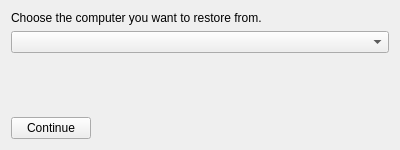
<?xml version="1.0" encoding="UTF-8"?>
<ui version="4.0">
 <class>ChooseComputerDialog</class>
 <widget class="QDialog" name="ChooseComputerDialog">
  <property name="geometry">
   <rect>
    <x>0</x>
    <y>0</y>
    <width>400</width>
    <height>150</height>
   </rect>
  </property>
  <property name="minimumSize">
   <size>
    <width>400</width>
    <height>150</height>
   </size>
  </property>
  <property name="windowTitle">
   <string>Choose Computer - Blobbackup</string>
  </property>
  <layout class="QVBoxLayout" name="verticalLayout">
   <item>
    <widget class="QLabel" name="heading_label">
     <property name="text">
      <string>Choose the computer you want to restore from.</string>
     </property>
     <property name="alignment">
      <set>Qt::AlignLeading|Qt::AlignLeft|Qt::AlignVCenter</set>
     </property>
    </widget>
   </item>
   <item>
    <widget class="QComboBox" name="computers_combo_box"/>
   </item>
   <item>
    <spacer name="verticalSpacer_2">
     <property name="orientation">
      <enum>Qt::Vertical</enum>
     </property>
     <property name="sizeHint" stdset="0">
      <size>
       <width>20</width>
       <height>40</height>
      </size>
     </property>
    </spacer>
   </item>
   <item>
    <layout class="QHBoxLayout" name="horizontalLayout_2">
     <item>
      <widget class="QPushButton" name="continue_button">
       <property name="focusPolicy">
        <enum>Qt::NoFocus</enum>
       </property>
       <property name="text">
        <string>Continue</string>
       </property>
      </widget>
     </item>
     <item>
      <spacer name="horizontalSpacer_3">
       <property name="orientation">
        <enum>Qt::Horizontal</enum>
       </property>
       <property name="sizeHint" stdset="0">
        <size>
         <width>40</width>
         <height>20</height>
        </size>
       </property>
      </spacer>
     </item>
    </layout>
   </item>
  </layout>
 </widget>
 <resources/>
 <connections/>
</ui>
